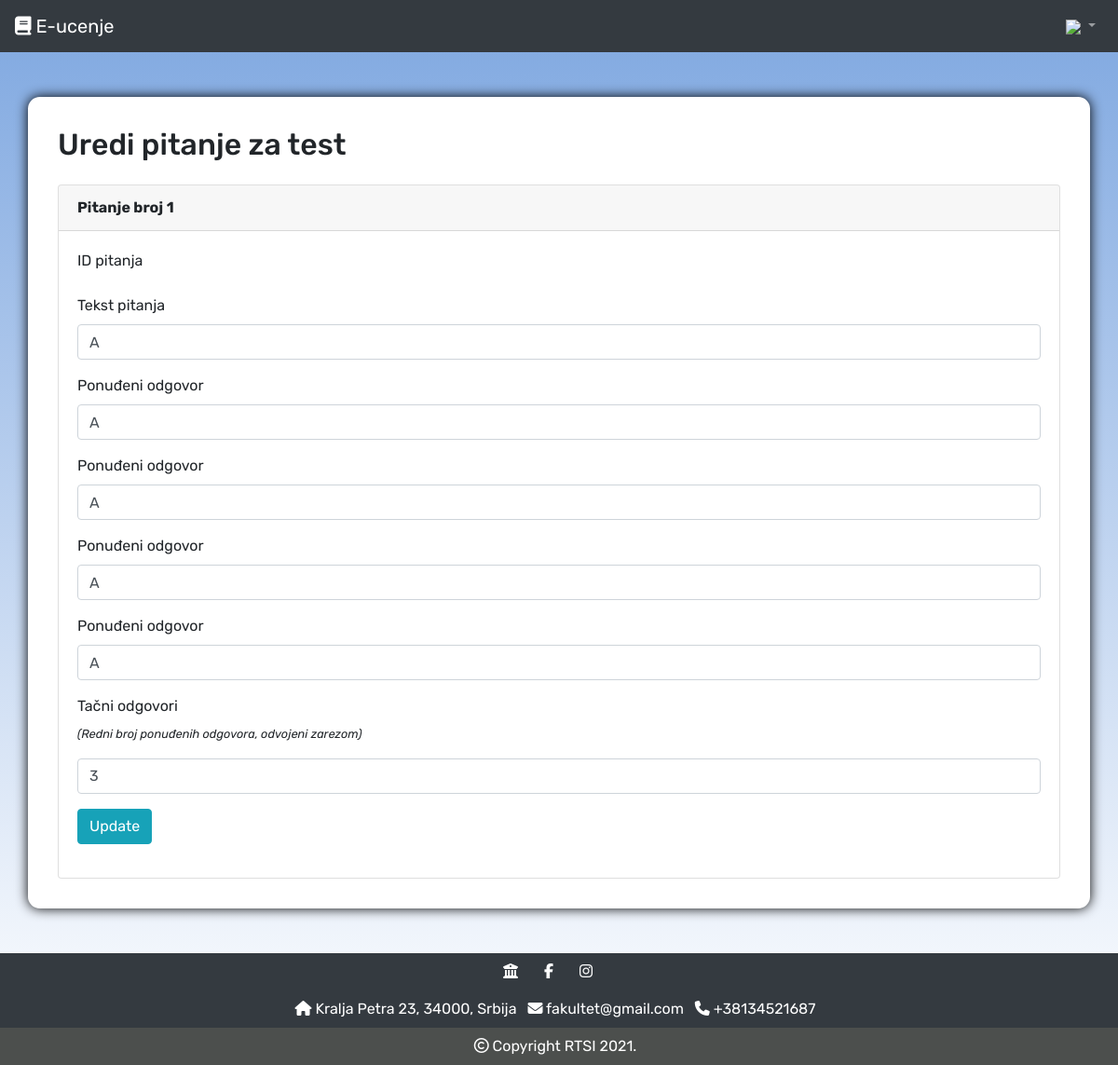
Page /nastavnik/editQuestion.php?idTesta=1&idPitanja=1 on the committed database.
### tables this page shows
CREATE TABLE `pitanje` (
  `idPitanja` int(11) NOT NULL,
  `sifraKursa` char(50) NOT NULL,
  `idTesta` int(11) NOT NULL,
  `brojPitanja` int(11) NOT NULL,
  `tekstPitanja` varchar(255) NOT NULL,
  `poeni` double NOT NULL,
  `tekstOdgovora1` varchar(255) NOT NULL,
  `tekstOdgovora2` varchar(255) NOT NULL,
  `tekstOdgovora3` varchar(255) NOT NULL,
  `tekstOdgovora4` varchar(255) NOT NULL,
  `tacan` varchar(255) NOT NULL
);

### nastavnik/editQuestion.php (the view, shortened to what this page needs)
<!DOCTYPE html>
<html lang="en">
<head>
    <link rel="stylesheet" href="https://stackpath.bootstrapcdn.com/bootstrap/4.3.1/css/bootstrap.min.css">
    <link rel="stylesheet" type="text/css" href="../css/style.css">
</head>
<body style="background-image: linear-gradient(#7ea7e0, white) ;">
<?php session_start(); include("../navbar.php")?>
    <div class="container my-5" id="materialContent">
    <h2>Uredi pitanje za test <span style="color:red"> <?php echo $_SESSION['nazivTesta']; ?> </span></h2>
        <div class="row mt-4">
            <div class="col-lg-12">
                <div class="card">
                    <div class="card-header"><strong> Pitanje broj <?php echo $_SESSION['idPitanja']; ?> </strong></div>
                    <div class="card-body card-block">
                        <?php
                            $id = $_SESSION['idPitanja'];
                            $sql = "SELECT * FROM pitanje WHERE idPitanja = '$id'";
                            $res = mysqli_query($conn, $sql);
                            $row = $res->fetch_assoc();
                        ?>
                        <form action="updateQuestion.php" method="post">
                            <div class="form-group">
                                <label for="question" class="form-control-label">ID pitanja</label>
                            </div>
                            <div class="form-group">
                                <label for="question" class="form-control-label">Tekst pitanja</label>
                                <input type="text" name="question" class="form-control" value="<?php echo $row['tekstPitanja']; ?>">
                            </div>
                            <div class="form-group">
                                <label for="odgovor1" class="form-control-label">Ponuđeni odgovor</label>
                                <input type="text" name="ans1" class="form-control" value="<?php echo $row['tekstOdgovora1']; ?>">
                            </div>
                            <div class="form-group">
                                <label for="odgovor2" class="form-control-label">Ponuđeni odgovor</label>
                                <input type="text" name="ans2" class="form-control" value="<?php echo $row['tekstOdgovora2']; ?>">
                            </div>
                            <div class="form-group">
                                <label for="odgovor3" class="form-control-label">Ponuđeni odgovor</label>
                                <input type="text" name="ans3" class="form-control" value="<?php echo $row['tekstOdgovora3']; ?>">
                            </div>
                            <div class="form-group">
                                <label for="odgovor4" class="form-control-label">Ponuđeni odgovor</label>
                                <input type="text" name="ans4" class="form-control" value="<?php echo $row['tekstOdgovora4']; ?>">
                            </div>
                            <div class="form-group">
                                <label for="tacniOdgovori" class="form-control-label">Tačni odgovori</label>
                                <p class="font-italic" style="font-size:0.8em">(Redni broj ponuđenih odgovora, odvojeni zarezom)</p>
                                <input type="text" name="correctAnsws" class="form-control" value="<?php echo $row['tacan']; ?>">
                            </div>
                            <div class="form-group">
                                <button type="submit" class="btn btn-info" name="updateQuestionBtn">Update</button>
                            </div>
                        </form>
                    </div>
                </div>
            </div>
    </div>
    </div>
<?php include("../footer.php")?>
   <script src="https://stackpath.bootstrapcdn.com/bootstrap/4.3.1/js/bootstrap.min.js"></script></body>
</body>
</html>

### css/style.css (style rules this page uses)
* { font-family: 'Rubik', sans-serif; }
#materialContent { background: white; padding:2em; border-radius:0.8em; box-shadow: 0em 0em 0.8em 0em #000; }

### nastavnik/editQuestion.php (style rules this page uses)
html { min-height:100%; }

### rows in the picture
pitanje: question "A", ans1 "A", ans2 "A", ans3 "A", ans4 "A", correctAnsws "3"

### other values in the picture
$_SESSION['idPitanja'] "1"
